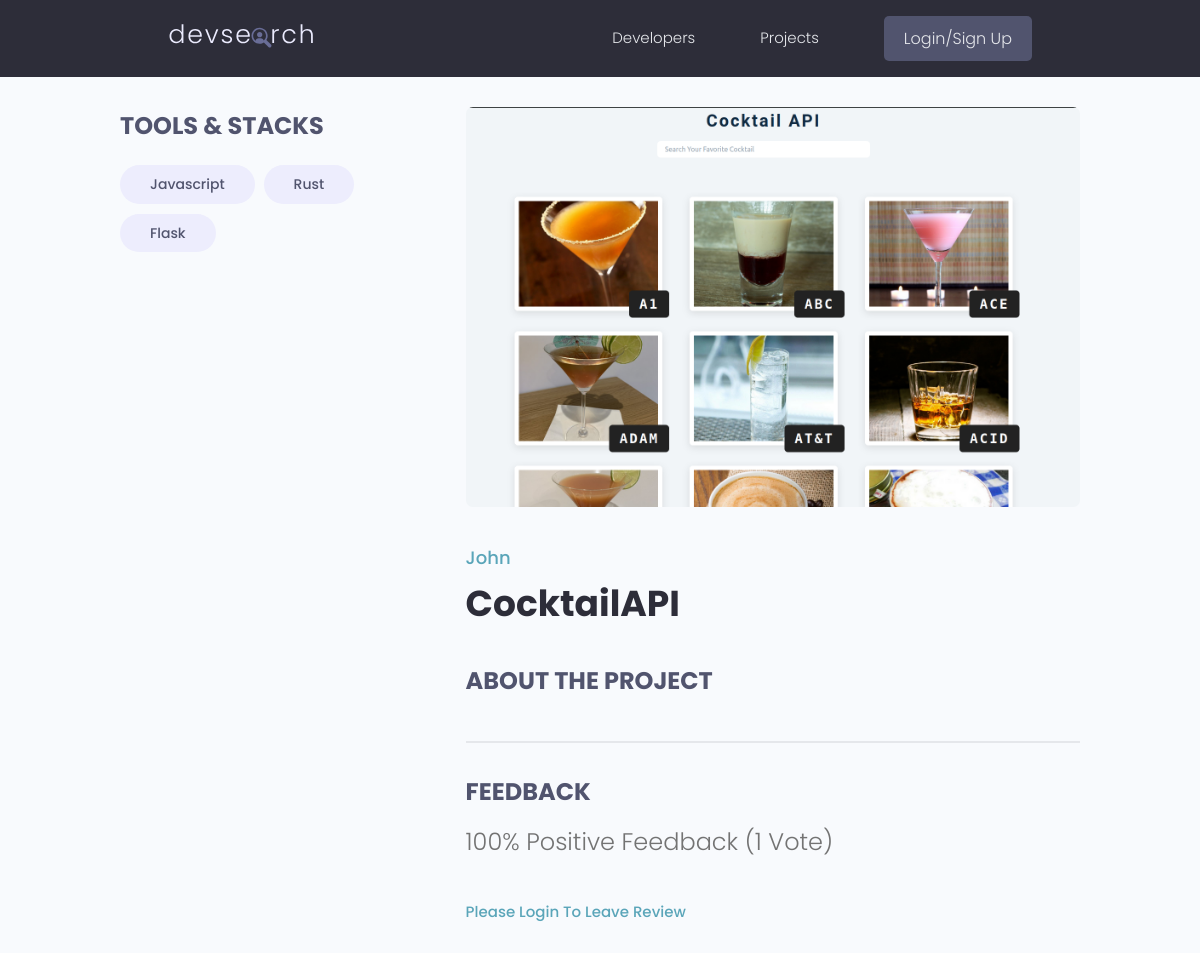
/projects/project/d862ee6b-d2f2-47ec-8d6a-899c2d2683d2/, run on an earlier commit of the app's database.
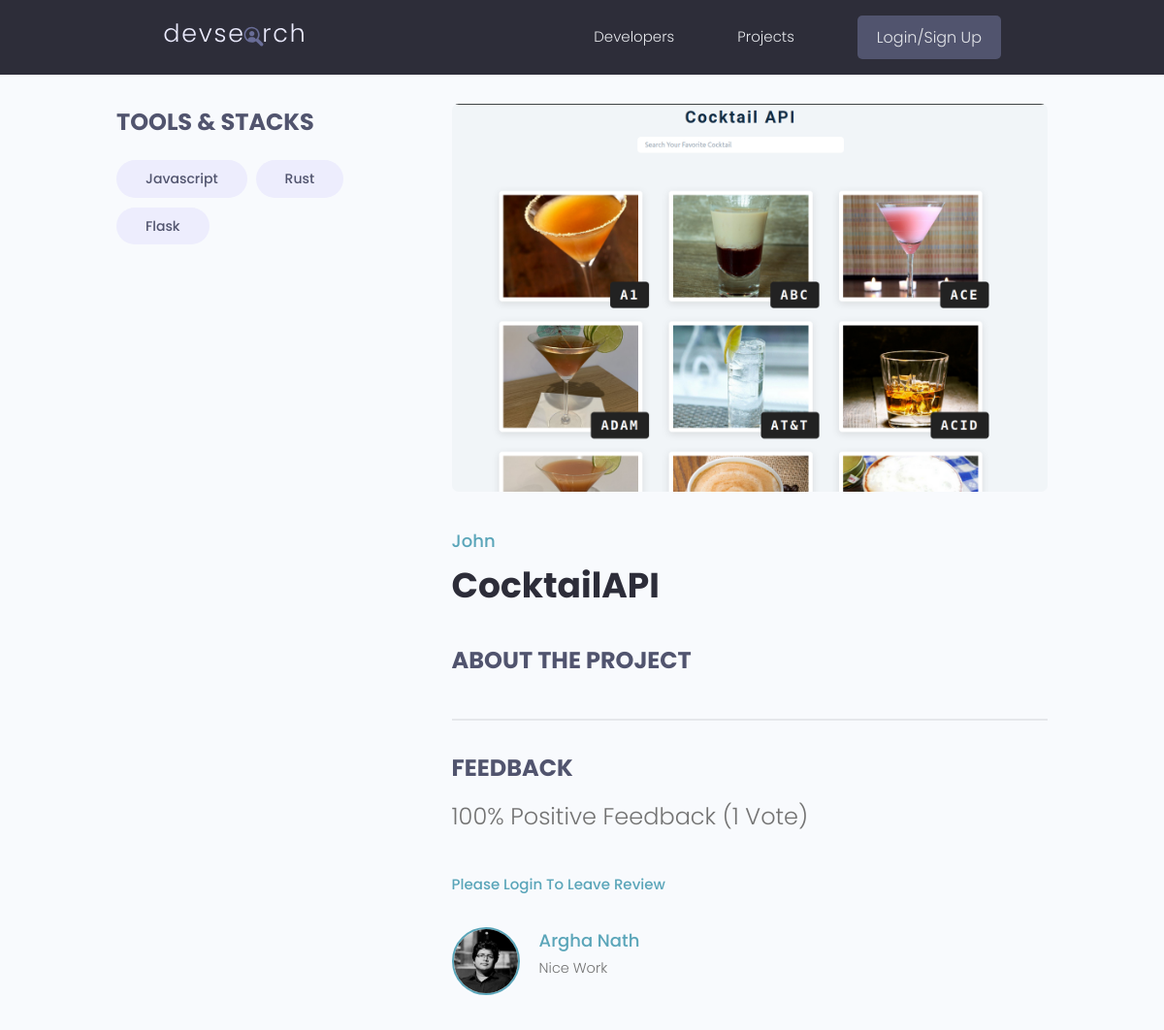
And on a later commit of the database.
### projects/models.py (models this page shows, shortened)
class Tag(models.Model):
    name = models.CharField(max_length=200)
    created = models.DateTimeField(auto_now_add=True)
    id = models.UUIDField(default=uuid.uuid4, unique=True,
                          editable=False, primary_key=True)
    def __str__(self):
        return self.name

class Review(models.Model):
    VOTE_TYPE = (
        ('up', 'Up Vote'),
        ('down', 'Down Vote'),
    )
    owner = models.ForeignKey(
        Profile, on_delete=models.CASCADE, null=True)
    project = models.ForeignKey(Project, on_delete=models.CASCADE)
    body = models.TextField(null=True, blank=True)
    value = models.CharField(max_length=200, choices=VOTE_TYPE)
    created = models.DateTimeField(auto_now_add=True)
    id = models.UUIDField(default=uuid.uuid4, unique=True,
                          editable=False, primary_key=True)
    class Meta:
        unique_together = [['owner', 'project']]

### users/models.py (models this page shows, shortened)
class Profile(models.Model):
    user = models.OneToOneField(
        User, on_delete=models.CASCADE, null=True, blank=True)
    name = models.CharField(max_length=100, null=True, blank=True)
    email = models.CharField(max_length=200, null=True, blank=True)
    username = models.CharField(max_length=100, null=True, blank=True)
    location = models.CharField(max_length=100, null=True, blank=True)
    about = models.CharField(max_length=200, null=True, blank=True)
    bio = models.TextField(null=True, blank=True)
    profile_image = models.ImageField(
        null=True, blank=True, upload_to='profiles', default='profiles/user-default.png')
    social_github = models.CharField(max_length=200, null=True, blank=True)
    social_twitter = models.CharField(max_length=200, null=True, blank=True)
    social_linkedin = models.CharField(max_length=200, null=True, blank=True)
    social_youtube = models.CharField(max_length=200, null=True, blank=True)
    social_website = models.CharField(max_length=200, null=True, blank=True)
    created = models.DateTimeField(auto_now_add=True)
    id = models.UUIDField(default=uuid.uuid4, unique=True,
                          editable=False, primary_key=True)

### projects/views.py (the view, shortened to what this page needs)
# urls.py: path('project/<str:pk>/', project, name='project'),
def project(request, pk):
    projectObj = Project.objects.get(id=pk)
    form = ReviewForm()
    return render(request, "projects/single-project.html", {'project': projectObj, 'form': form})

### projects/models.py (called while the page is built)
    @property
    def reviewers(self):
        querySet = self.review_set.all().values_list('owner__id', flat=True)
        return querySet

### projects/templates/projects/single-project.html (shortened to what this page needs)
{% extends 'main.html' %}
{% block content %}
<main class="singleProject my-md">
  <div class="container">
    <div class="layout">
      <div class="column column--1of3">
        <h3 class="singleProject__subtitle">Tools & Stacks</h3>
        <div class="singleProject__toolStack">
          {% for tag in project.tags.all %}
          <span class="tag tag--pill tag--sub tag--lg">
            <small>{{tag}}</small>
          </span>
          {% endfor %}
        </div>
      </div>
      <div class="column column--2of3">
        <img class="singleProject__preview" src="{{ project.featured_image.url }}" alt="portfolio thumbnail" />
        <a href="{% url 'user-profile' project.owner.id %}" class="singleProject__developer">{{project.owner.name}}</a>
        <h2 class="singleProject__title">{{project.title}}</h2>
        <h3 class="singleProject__subtitle">About the Project</h3>
        <div class="comments">
          <h3 class="singleProject__subtitle">Feedback</h3>
          <h5 class="project--rating">
            {{project.vote_ratio}}% Positive Feedback ({{project.vote_total}} Vote{{project.vote_total|pluralize:"s"}})
          </h5>
          {% if request.user.profile.id in project.reviewers %}
            <h4>You have already submitted your review for this project</h4>
          {% elif request.user.profile == project.owner %}
            <h4>You cannot review your own project</h4>
          {% else %}
            <a href="{% url 'login' %}?next={{request.path}}">Please Login To Leave Review</a>
          {% endif %}
          {% for review in project.review_set.all %}
            {% if review.body %}
              <div class="commentList">
                <div class="comment">
                  <a href="{% url 'user-profile' review.owner.id %}">
                    <img class="avatar avatar--md"
                      src="{{review.owner.profile_image.url}}" alt="user" />
                  </a>
                  <div class="comment__details">
                    <a href="{% url 'user-profile' review.owner.id %}" class="comment__author">{{review.owner.name}}</a>
                    <p class="comment__info">
                        {{review.body|linebreaksbr}}
                    </p>
                  </div>
                </div>
              </div>
            {% endif %}
          {% endfor %}
        </div>
      </div>
    </div>
  </div>
</main>
<br />
{% endblock %}

What changed in the data, as far as the page shows it:
added Review: owner.profile_image (picture), owner.name "Argha Nath", body "Nice Work"
